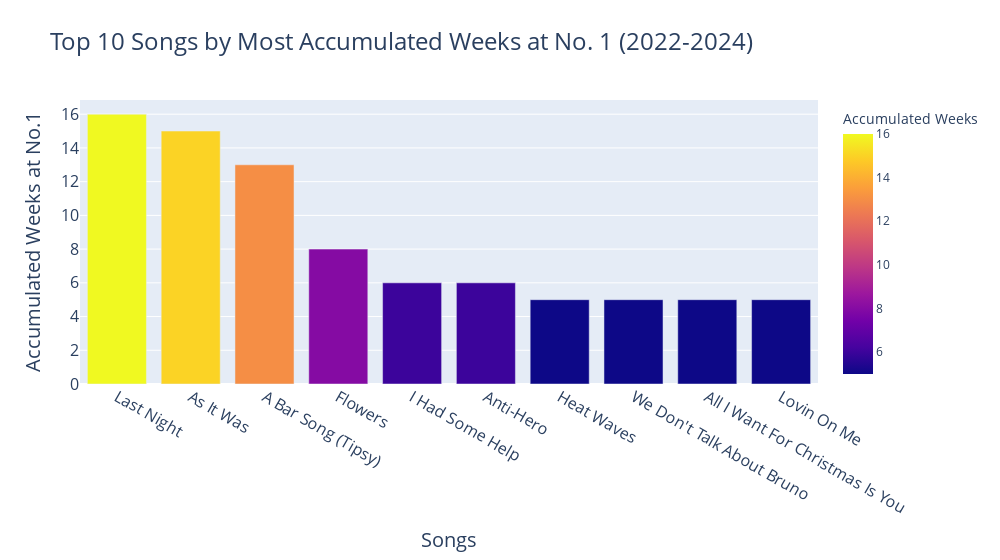

Notebook code cell kept with this figure:
### Code cell
# Top 10 Songs by Accumulated Weeks at No. 1 (2022-2024)

# Create a bar chart
fig = px.bar(
    top_10_no1,
    x='Title',
    y='Accumulated Weeks',
    hover_data=['Singer(s)'],
    color='Accumulated Weeks',
    title='Top 10 Songs by Most Accumulated Weeks at No. 1 (2022-2024)',
    width=1000
)

# Customize the chart
fig.update_layout(
    xaxis_title='Songs',
    yaxis_title='Accumulated Weeks at No.1',
    title_font=dict(size=24),
    xaxis_title_font=dict(size=20),
    yaxis_title_font=dict(size=20),
    xaxis=dict(
        tickfont=dict(size=16)
    ),
    yaxis=dict(
        tickfont=dict(size=16),
        tickmode='linear',
        dtick=2
    ),
    hoverlabel=dict(
        font=dict(
            family="Arial",
            size=14
        )
    ),
    bargap=0.2
)

# Show the chart
fig.show()

### Figure 1 — Plotly figure (JSON) as saved in the notebook; plotly's stock layout.template omitted (floating-point values rounded to 4 significant figures)
{"data": [{"alignmentgroup": "True", "customdata": [["Morgan Wallen"], ["Harry Styles"], ["Shaboozey"], ["Miley Cyrus"], ["Post Malone Featuring Morgan Wallen"], ["Taylor Swift"], ["Glass Animals"], ["Carolina Gaitan, Mauro Castillo, Adassa, Rhenzy Feliz, Diane Guerrero, Stephanie Beatriz & Encanto Cast"], ["Mariah Carey"], ["Jack Harlow"]], "hovertemplate": "Title=%{x}<br>Accumulated Weeks=%{marker.color}<br>Singer(s)=%{customdata[0]}<extra></extra>", "legendgroup": "", "marker": {"color": [16, 15, 13, 8, 6, 6, 5, 5, 5, 5], "coloraxis": "coloraxis", "pattern": {"shape": ""}}, "name": "", "offsetgroup": "", "orientation": "v", "showlegend": false, "textposition": "auto", "type": "bar", "x": ["Last Night", "As It Was", "A Bar Song (Tipsy)", "Flowers", "I Had Some Help", "Anti-Hero", "Heat Waves", "We Don't Talk About Bruno", "All I Want For Christmas Is You", "Lovin On Me"], "xaxis": "x", "y": [16, 15, 13, 8, 6, 6, 5, 5, 5, 5], "yaxis": "y"}], "layout": {"bargap": 0.2, "barmode": "relative", "coloraxis": {"colorbar": {"title": {"text": "Accumulated Weeks"}}, "colorscale": [[0, "#0d0887"], [0.1111, "#46039f"], [0.2222, "#7201a8"], [0.3333, "#9c179e"], [0.4444, "#bd3786"], [0.5556, "#d8576b"], [0.6667, "#ed7953"], [0.7778, "#fb9f3a"], [0.8889, "#fdca26"], [1, "#f0f921"]]}, "hoverlabel": {"font": {"family": "Arial", "size": 14}}, "legend": {"tracegroupgap": 0}, "title": {"font": {"size": 24}, "text": "Top 10 Songs by Most Accumulated Weeks at No. 1 (2022-2024)"}, "width": 1000, "xaxis": {"anchor": "y", "domain": [0, 1], "tickfont": {"size": 16}, "title": {"font": {"size": 20}, "text": "Songs"}}, "yaxis": {"anchor": "x", "domain": [0, 1], "dtick": 2, "tickfont": {"size": 16}, "tickmode": "linear", "title": {"font": {"size": 20}, "text": "Accumulated Weeks at No.1"}}}}
